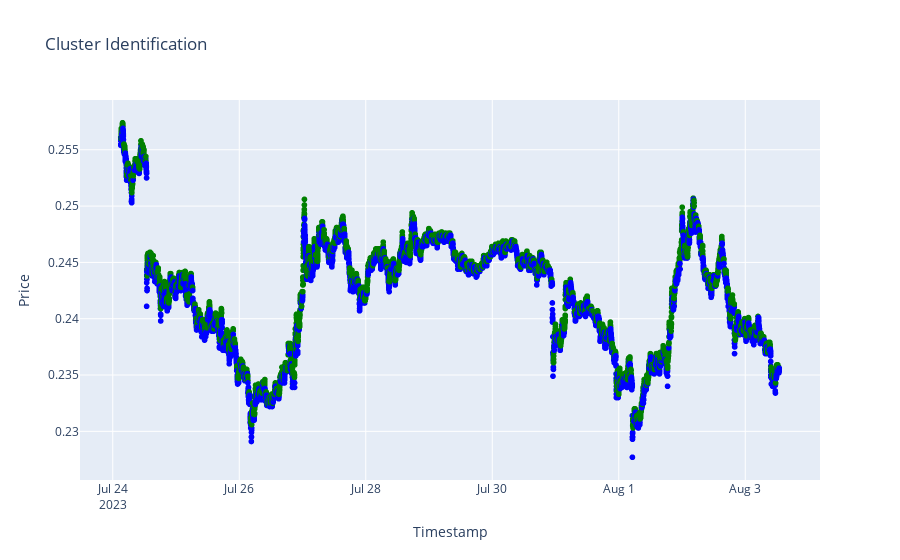

Notebook source saved alongside this figure:
### Code cell
import pandas as pd
import numpy as np
from sklearn.cluster import KMeans
from sklearn.metrics import silhouette_score
from itertools import combinations
import plotly.express as px

# Assuming 'candles' is a DataFrame containing your OHLCV data
data = candles[["Unnamed: 0", "close", "high", "low"]].rename(
    columns={"Unnamed: 0": "timestamp", "close": "price"}
)
data["timestamp"] = data["timestamp"].str[:19]
data.set_index("timestamp", inplace=True)
data.index = pd.to_datetime(data.index)
""" data = data.resample("1h").apply({"price": "ohlc", "high": "max", "low": "min"}).rename({"close": "price"}, axis=1)["price"]
data.columns = ["".join(col).strip() for col in data.columns.values] """

# Calculate SAR
data["sar"] = talib.SAR(
    data["price"].values, data["price"].values, acceleration=0.02, maximum=0.2
)

# Generate features
data["sar_position"] = np.where(data["sar"] > data["price"], 1, -1)
data["sar_position_change"] = data["sar_position"].diff()
data["sar_price_diff"] = data["sar"] - data["price"]
# Drop NaN rows
data.dropna(inplace=True)

# Feature list and combinations
feature_list = ["sar", "sar_position", "sar_position_change", "sar_price_diff"]
feature_combinations = [
    combo
    for i in range(1, len(feature_list) + 1)
    for combo in combinations(feature_list, i)
]

best_score = -1
best_features = None

# Evaluate each combination with KMeans and silhouette score
steps = 0
n_clusters = 2
n_init = "auto"
for feature_combo in feature_combinations:
    # print(f"Step: {steps} from {len(feature_combinations)}")
    steps += 1
    kmeans = KMeans(n_clusters=n_clusters, n_init=n_init, random_state=0)
    features = data[list(feature_combo)]
    kmeans.fit(features)

    clusters = kmeans.predict(features)
    score = silhouette_score(features, clusters)
    if score > best_score:
        best_score = score
        best_features = feature_combo

# Re-cluster with best features
kmeans = KMeans(n_clusters=n_clusters, n_init=n_init, random_state=0)
features = data[list(best_features)]
kmeans.fit(features)
data["cluster"] = kmeans.predict(features)

# Plotly Visualization
fig = px.scatter(
    data.reset_index(),
    x="timestamp",
    y="price",
    color="cluster",
    title="Cluster Identification",
    labels={"cluster": "Cluster ID"},
    color_continuous_scale=["green", "red", "blue"],
)

fig.update_layout(
    xaxis_title="Timestamp", yaxis_title="Price", coloraxis_showscale=False
)

fig.show()

print(f"Best feature set: {best_features}")
print(f"Best silhouette score: {best_score}")

### Figure 1 — Plotly figure (JSON) as saved in the notebook; plotly's stock layout.template omitted (floating-point values rounded to 4 significant figures; data arrays with more than 128 entries replaced by an {"elided": "..."} marker saying what was removed)
{"data": [{"hovertemplate": "timestamp=%{x}<br>price=%{y}<br>Cluster ID=%{marker.color}<extra></extra>", "legendgroup": "", "marker": {"color": {"elided": "14993 int values"}, "coloraxis": "coloraxis", "symbol": "circle"}, "mode": "markers", "name": "", "showlegend": false, "type": "scattergl", "x": {"elided": "14993 str values"}, "xaxis": "x", "y": {"elided": "14993 float values"}, "yaxis": "y"}], "layout": {"coloraxis": {"colorbar": {"title": {"text": "Cluster ID"}}, "colorscale": [[0, "green"], [0.5, "red"], [1, "blue"]], "showscale": false}, "legend": {"tracegroupgap": 0}, "title": {"text": "Cluster Identification"}, "xaxis": {"anchor": "y", "domain": [0, 1], "title": {"text": "Timestamp"}}, "yaxis": {"anchor": "x", "domain": [0, 1], "title": {"text": "Price"}}}}
